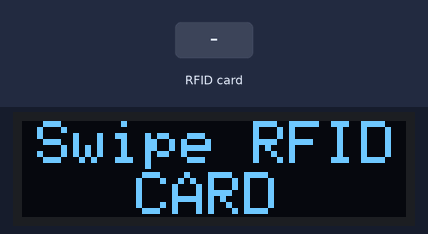
The sketch below on a simulated Arduino Uno, built with avr-gcc and run on an emulated ATmega328P. On the bench: 128×32 one-colour display. The inputs (shaded band) are chosen by the test bench.

Above: at 1.3 s.
1.4 s: RFID card 5E 7A 19 C4 held to the reader
At 2.3 s:
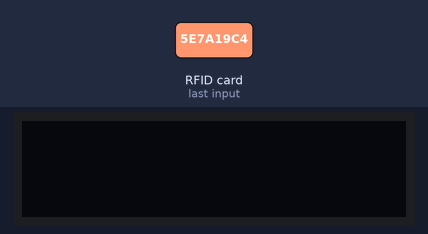
At 3.2 s:
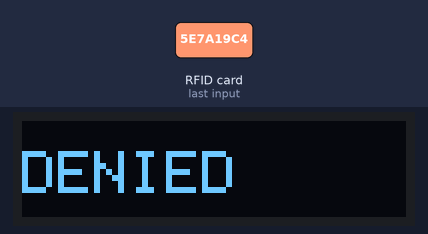
Timing chart, 0 to 4.7 s (numbered marks = the images above; inputs shaded):
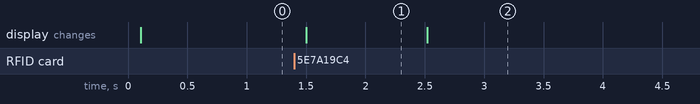

Measured:
- after the input at 1.4 s, the display: changes after 0.10 s (image 1)
- what the display in image 1 shows lasts 1.0 s, from 1.5 s to 2.5 s

The sketch:

RFID_imobilizer.ino
```cpp
#include <MFRC522.h>
#include <Adafruit_GFX.h>
#include <Adafruit_SSD1306.h>
#include <SPI.h>
#define OLED_RESET     4 // Reset pin # (or -1 if sharing Arduino reset pin)
#define SCREEN_WIDTH 128 // OLED display width, in pixels
#define SCREEN_HEIGHT 32 // OLED display height, in pixels
#define SCREEN_ADDRESS 0x3C ///< See datasheet for Address; 0x3D for 128x64, 0x3C for 128x32
Adafruit_SSD1306 display(SCREEN_WIDTH, SCREEN_HEIGHT, &Wire, OLED_RESET);
int R1=3;
int R2=4;
int R3=5;
int R4=6;
int state=0;
#define SS_PIN 10
#define RST_PIN 9
MFRC522 rfid(SS_PIN, RST_PIN); // Instance of the class
MFRC522::MIFARE_Key key;
int code[] = {73,141,168,90}; //This is the stored UID
int codeRead = 0;
String uidString;

void setup() {
pinMode(R1,OUTPUT);
pinMode(R2,OUTPUT);
pinMode(R3,OUTPUT);
pinMode(R4,OUTPUT);
digitalWrite(R1,HIGH);
digitalWrite(R2,HIGH);
digitalWrite(R3,HIGH);
digitalWrite(R4,HIGH);
SPI.begin(); // Init SPI bus
rfid.PCD_Init(); // Init MFRC522
display.begin(SSD1306_SWITCHCAPVCC, 0x3C);
  display.clearDisplay();
  display.display();
  display.setTextColor(WHITE); // or BLACK);
  display.setTextSize(2);
  display.setCursor(5,0);
  display.print("Swipe RFID");
  display.setTextSize(2);
  display.setCursor(38,17);//(horizontal/vertical)
   display.print("CARD");
  display.display();
}
void loop() {
  if(  rfid.PICC_IsNewCardPresent())
  {
      readRFID(); }
  delay(100);
}
void readRFID()
{
  rfid.PICC_ReadCardSerial();
  MFRC522::PICC_Type piccType = rfid.PICC_GetType(rfid.uid.sak);
  if (piccType != MFRC522::PICC_TYPE_MIFARE_MINI &&
    piccType != MFRC522::PICC_TYPE_MIFARE_1K &&
    piccType != MFRC522::PICC_TYPE_MIFARE_4K) {
    return;
  }
    clearUID();
    printDec(rfid.uid.uidByte, rfid.uid.size);
    uidString = String(rfid.uid.uidByte[0])+" "+String(rfid.uid.uidByte[1])+" "+String(rfid.uid.uidByte[2])+ " "+String(rfid.uid.uidByte[3]);
    printUID();
    int i = 0;
    boolean match = true;
    while(i<rfid.uid.size)
    {
      if(!(rfid.uid.uidByte[i] == code[i]))
      {
           match = false;
      }
      i++;
    }
    if(match)
    {
      printUnlockMessage();
    }else
    {
      digitalWrite(R1,HIGH);
digitalWrite(R2,HIGH);
digitalWrite(R3,HIGH);
digitalWrite(R4,HIGH);
    }
  rfid.PICC_HaltA();
  rfid.PCD_StopCrypto1();
}
  void printDec(byte *buffer, byte bufferSize) {
  for (byte i = 0; i < bufferSize; i++) {
  }}
  void clearUID()
  {
    display.clearDisplay();
    display.setTextColor(WHITE); // or BLACK);
    display.setTextSize(1);
    display.setCursor(0,0);
    display.print(uidString);
    display.display();
  }
   void printUID()
  {
    display.clearDisplay();
    display.setTextColor(WHITE); // or BLACK);
    display.setTextSize(1);
    display.setCursor(0,10);
    display.print("This card's UID: ");
    display.setCursor(30,20);
    display.print(uidString);
    delay(1000);
      display.clearDisplay();
        display.setTextSize(2);
    display.setCursor(0,10);
    display.print("DENIED");
    display.display();
  }
  void printUnlockMessage()
  {
     display.clearDisplay();
    display.display();
    display.setTextColor(WHITE); // or BLACK);
    display.setTextSize(1);
    display.setCursor(0,0);
    display.print("Scan Accepted");
    display.display();
    display.setTextColor(WHITE); // or BLACK);
    display.setTextSize(2);
    display.setCursor(13,18);
    display.print("Enabled");
    display.display();
    if(state==0){
digitalWrite(R1,LOW);
digitalWrite(R2,HIGH);
digitalWrite(R3,HIGH);
digitalWrite(R4,LOW);
state=1;}
else if(state==1){
digitalWrite(R1,HIGH);
digitalWrite(R2,LOW);
digitalWrite(R3,LOW);
digitalWrite(R4,HIGH);
state=0;}
delay(10000);
display.clearDisplay();
    display.setTextColor(WHITE); // or BLACK);
    display.setTextSize(2);
    display.setCursor(15,10);
    display.print("Scan CARD");
    display.display();
        digitalWrite(R1,HIGH);
digitalWrite(R2,HIGH);
digitalWrite(R3,HIGH);
digitalWrite(R4,HIGH);
  }
```
